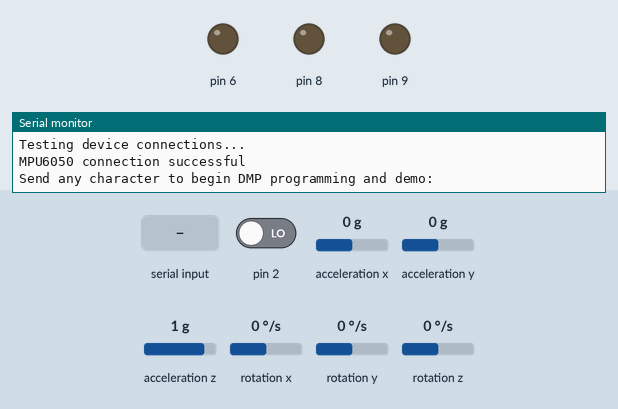
Simulated run of this sketch. Board: Arduino Uno, built with avr-gcc and run on an emulated ATmega328P. Shown: output pins drawn as LEDs (lit = HIGH), the last lines printed to the serial monitor. Inputs (shaded band) come from the test bench; at power-on: rotation z 0 °/s, acceleration x 0 g, acceleration z 1 g, pin 2 LOW, acceleration y 0 g, rotation x 0 °/s, rotation y 0 °/s. The sensor or clock chip raises its interrupt line as the real part does.

Above: at 0.9 s.
1.0 s: "1\n" received over Serial
At 2.2 s:
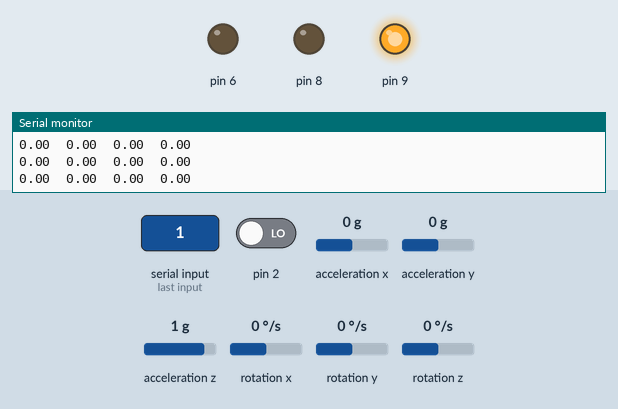
3.0 s: rotation z set to -192 °/s
At 5.6 s:
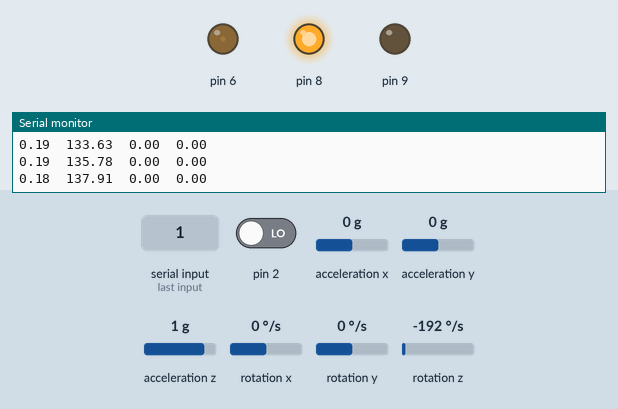
6.0 s: acceleration x set to -1.4 g
9.0 s: acceleration z set to -0.8 g
At 9.31 s:
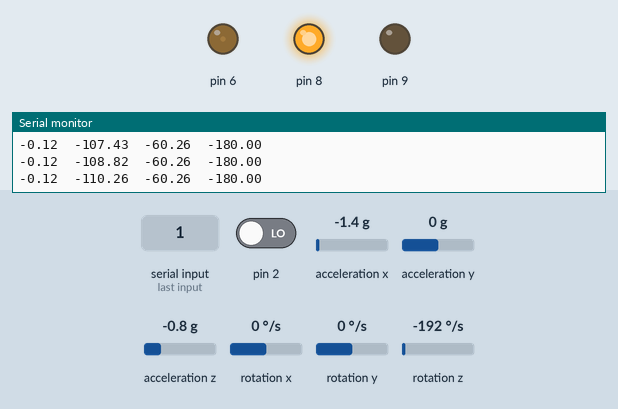
12.0 s: rotation z set to 192 °/s
At 14.66 s:
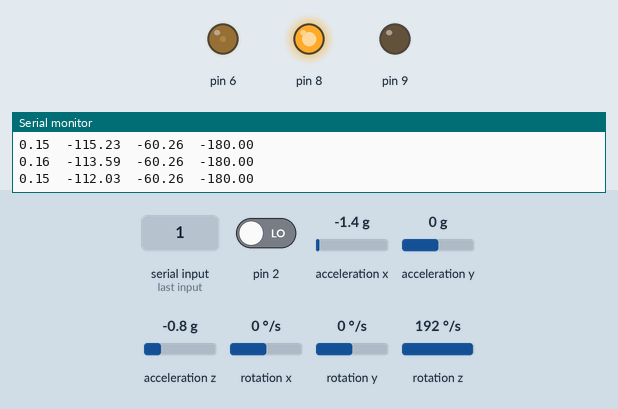
15.0 s: acceleration z set to 0.1 g
At 17.28 s:
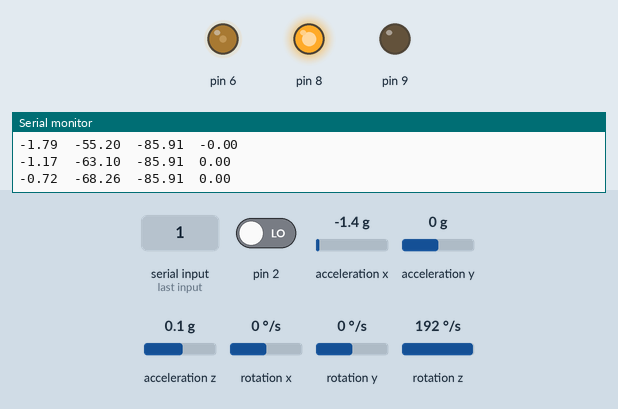
Timing chart, 0 to 19.0 s (numbered marks = the images above; inputs shaded):
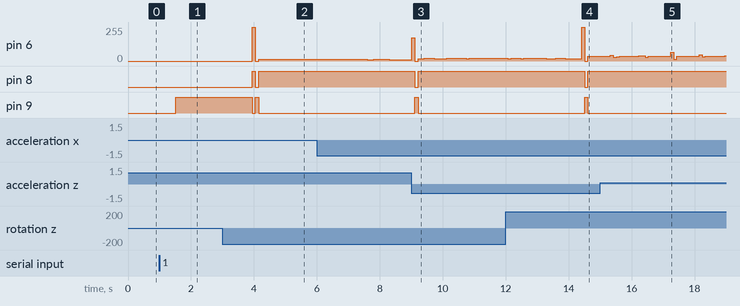

The sketch:

angvelPID.ino
```cpp
#include <PID_v1.h>
#include "I2Cdev.h"

#include "MPU6050_6Axis_MotionApps20.h"
//#include "MPU6050.h" // not necessary if using MotionApps include file

// Arduino Wire library is required if I2Cdev I2CDEV_ARDUINO_WIRE implementation
// is used in I2Cdev.h
#if I2CDEV_IMPLEMENTATION == I2CDEV_ARDUINO_WIRE
    #include "Wire.h"
#endif

// class default I2C address is 0x68
// specific I2C addresses may be passed as a parameter here
// AD0 low = 0x68 (default for SparkFun breakout and InvenSense evaluation board)
// AD0 high = 0x69
MPU6050 mpu;
//MPU6050 mpu(0x69); // <-- use for AD0 high

// uncomment "OUTPUT_READABLE_QUATERNION" if you want to see the actual
// quaternion components in a [w, x, y, z] format (not best for parsing
// on a remote host such as Processing or something though)
//#define OUTPUT_READABLE_QUATERNION

// uncomment "OUTPUT_READABLE_EULER" if you want to see Euler angles
// (in degrees) calculated from the quaternions coming from the FIFO.
// Note that Euler angles suffer from gimbal lock (for more info, see
// http://en.wikipedia.org/wiki/Gimbal_lock)
//#define OUTPUT_READABLE_EULER

// uncomment "OUTPUT_READABLE_YAWPITCHROLL" if you want to see the yaw/
// pitch/roll angles (in degrees) calculated from the quaternions coming
// from the FIFO. Note this also requires gravity vector calculations.
// Also note that yaw/pitch/roll angles suffer from gimbal lock (for
// more info, see: http://en.wikipedia.org/wiki/Gimbal_lock)
#define OUTPUT_READABLE_YAWPITCHROLL

// uncomment "OUTPUT_READABLE_REALACCEL" if you want to see acceleration
// components with gravity removed. This acceleration reference frame is
// not compensated for orientation, so +X is always +X according to the
// sensor, just without the effects of gravity. If you want acceleration
// compensated for orientation, us OUTPUT_READABLE_WORLDACCEL instead.
//#define OUTPUT_READABLE_REALACCEL

// uncomment "OUTPUT_READABLE_WORLDACCEL" if you want to see acceleration
// components with gravity removed and adjusted for the world frame of
// reference (yaw is relative to initial orientation, since no magnetometer
// is present in this case). Could be quite handy in some cases.
//#define OUTPUT_READABLE_WORLDACCEL

// uncomment "OUTPUT_TEAPOT" if you want output that matches the
// format used for the InvenSense teapot demo
//#define OUTPUT_TEAPOT


#define LED_PIN 13 // (Arduino is 13, Teensy is 11, Teensy++ is 6)
bool blinkState = false;


// MPU control/status vars
bool dmpReady = false;  // set true if DMP init was successful
uint8_t mpuIntStatus;   // holds actual interrupt status byte from MPU
uint8_t devStatus;      // return status after each device operation (0 = success, !0 = error)
uint16_t packetSize;    // expected DMP packet size (default is 42 bytes)
uint16_t fifoCount;     // count of all bytes currently in FIFO
uint8_t fifoBuffer[64]; // FIFO storage buffer

// orientation/motion vars
Quaternion q;           // [w, x, y, z]         quaternion container
VectorInt16 aa;         // [x, y, z]            accel sensor measurements
VectorInt16 aaReal;     // [x, y, z]            gravity-free accel sensor measurements
VectorInt16 aaWorld;    // [x, y, z]            world-frame accel sensor measurements
VectorFloat gravity;    // [x, y, z]            gravity vector
float euler[3];         // [psi, theta, phi]    Euler angle container
float ypr[3];
float lastangle;
float currentangle;
long int lasttime;
long int dt;
long int currenttime;
double angvel=0;
int flag=0;
int flag2=0;
double Setpoint, Input, Output;

//Specify the links and initial tuning parameters
double Kp=2, Ki=5, Kd=1;
PID myPID(&Input, &Output, &Setpoint, Kp, Ki, Kd, DIRECT);
// [yaw, pitch, roll]   yaw/pitch/roll container and gravity vector

// packet structure for InvenSense teapot demo
uint8_t teapotPacket[14] = { '$', 0x02, 0,0, 0,0, 0,0, 0,0, 0x00, 0x00, '\r', '\n' };


// ================================================================
// ===               INTERRUPT DETECTION ROUTINE                ===
// ================================================================

volatile bool mpuInterrupt = false;     // indicates whether MPU interrupt pin has gone high
void dmpDataReady() {
    mpuInterrupt = true;
}


// ================================================================
// ===                      INITIAL SETUP                       ===
// ================================================================

void setup() {
  Setpoint = 0;

  //turn the PID on
  myPID.SetMode(AUTOMATIC);
    // join I2C bus (I2Cdev library doesn't do this automatically)
    #if I2CDEV_IMPLEMENTATION == I2CDEV_ARDUINO_WIRE
        Wire.begin();
        TWBR = 24; // 400kHz I2C clock (200kHz if CPU is 8MHz). Comment this line if having compilation difficulties with TWBR.
    #elif I2CDEV_IMPLEMENTATION == I2CDEV_BUILTIN_FASTWIRE
        Fastwire::setup(400, true);
    #endif

    // initialize serial communication
    // (115200 chosen because it is required for Teapot Demo output, but it's
    // really up to you depending on your project)
    Serial.begin(115200);
    while (!Serial); // wait for Leonardo enumeration, others continue immediately

    // NOTE: 8MHz or slower host processors, like the Teensy @ 3.3v or Ardunio
    // Pro Mini running at 3.3v, cannot handle this baud rate reliably due to
    // the baud timing being too misaligned with processor ticks. You must use
    // 38400 or slower in these cases, or use some kind of external separate
    // crystal solution for the UART timer.

    // initialize device
    Serial.println(F("Initializing I2C devices..."));
    mpu.initialize();

    // verify connection
    Serial.println(F("Testing device connections..."));
    Serial.println(mpu.testConnection() ? F("MPU6050 connection successful") : F("MPU6050 connection failed"));

    // wait for ready
    Serial.println(F("\nSend any character to begin DMP programming and demo: "));
    while (Serial.available() && Serial.read()); // empty buffer
    while (!Serial.available());                 // wait for data
    while (Serial.available() && Serial.read()); // empty buffer again

    // load and configure the DMP
    Serial.println(F("Initializing DMP..."));
    devStatus = mpu.dmpInitialize();

    // supply your own gyro offsets here, scaled for min sensitivity
    mpu.setXGyroOffset(220);
    mpu.setYGyroOffset(76);
    mpu.setZGyroOffset(-85);
    mpu.setZAccelOffset(1788); // 1688 factory default for my test chip

    // make sure it worked (returns 0 if so)
    if (devStatus == 0) {
        // turn on the DMP, now that it's ready
        Serial.println(F("Enabling DMP..."));
        mpu.setDMPEnabled(true);

        // enable Arduino interrupt detection
        Serial.println(F("Enabling interrupt detection (Arduino external interrupt 0)..."));
        attachInterrupt(0, dmpDataReady, RISING);
        mpuIntStatus = mpu.getIntStatus();

        // set our DMP Ready flag so the main loop() function knows it's okay to use it
        Serial.println(F("DMP ready! Waiting for first interrupt..."));
        dmpReady = true;

        // get expected DMP packet size for later comparison
        packetSize = mpu.dmpGetFIFOPacketSize();
    } else {
        // ERROR!
        // 1 = initial memory load failed
        // 2 = DMP configuration updates failed
        // (if it's going to break, usually the code will be 1)
        Serial.print(F("DMP Initialization failed (code "));
        Serial.print(devStatus);
        Serial.println(F(")"));
    }

    // configure LED for output
    pinMode(6, OUTPUT);
    pinMode(9, OUTPUT);
    pinMode(8, OUTPUT);
}


// ================================================================
// ===                    MAIN PROGRAM LOOP                     ===
// ================================================================

void loop() {
    // if programming failed, don't try to do anything
    if (!dmpReady) return;

    // wait for MPU interrupt or extra packet(s) available
    while (!mpuInterrupt && fifoCount < packetSize) {
        // other program behavior stuff here
        // .
        // .
        // .
        // if you are really paranoid you can frequently test in between other
        // stuff to see if mpuInterrupt is true, and if so, "break;" from the
        // while() loop to immediately process the MPU data
        // .
        // .
        // .
    }

    // reset interrupt flag and get INT_STATUS byte
    mpuInterrupt = false;
    mpuIntStatus = mpu.getIntStatus();

    // get current FIFO count
    fifoCount = mpu.getFIFOCount();

    // check for overflow (this should never happen unless our code is too inefficient)
    if ((mpuIntStatus & 0x10) || fifoCount == 1024) {
        // reset so we can continue cleanly
        mpu.resetFIFO();
        Serial.println(F("FIFO overflow!"));

    // otherwise, check for DMP data ready interrupt (this should happen frequently)
    } else if (mpuIntStatus & 0x02) {
        // wait for correct available data length, should be a VERY short wait
        while (fifoCount < packetSize) fifoCount = mpu.getFIFOCount();

        // read a packet from FIFO
        mpu.getFIFOBytes(fifoBuffer, packetSize);

        // track FIFO count here in case there is > 1 packet available
        // (this lets us immediately read more without waiting for an interrupt)
        fifoCount -= packetSize;

        #ifdef OUTPUT_READABLE_QUATERNION
            // display quaternion values in easy matrix form: w x y z
            mpu.dmpGetQuaternion(&q, fifoBuffer);
            Serial.print("quat\t");
            Serial.print(q.w);
            Serial.print("\t");
            Serial.print(q.x);
            Serial.print("\t");
            Serial.print(q.y);
            Serial.print("\t");
            Serial.println(q.z);
        #endif

        #ifdef OUTPUT_READABLE_EULER
            // display Euler angles in degrees
            mpu.dmpGetQuaternion(&q, fifoBuffer);
            mpu.dmpGetEuler(euler, &q);
            Serial.print("euler\t");
            Serial.print(euler[0] * 180/M_PI);
            Serial.print("\t");
            Serial.print(euler[1] * 180/M_PI);
            Serial.print("\t");
            Serial.println(euler[2] * 180/M_PI);
        #endif

        #ifdef OUTPUT_READABLE_YAWPITCHROLL
            // display Euler angles in degrees
            mpu.dmpGetQuaternion(&q, fifoBuffer);
            mpu.dmpGetGravity(&gravity, &q);
            mpu.dmpGetYawPitchRoll(ypr, &q, &gravity);
           // Serial.print("ypr\t");
            Serial.print(ypr[0] * 180/M_PI);
            Serial.print("\t");
            Serial.print(ypr[1] * 180/M_PI);
            Serial.print("\t");
            Serial.println(ypr[2] * 180/M_PI);
            if(flag2)
                {
                  lastangle=ypr[0] * 180/M_PI;
                  lasttime=millis();
                }
            flag2=0;
            currentangle=ypr[0] * 180/M_PI;
            currenttime=millis();

            if(flag)
                  {
                    dt=currenttime-lasttime;
                    angvel=(double(currentangle-lastangle)/dt);
                    lastangle=currentangle;
                    lasttime=currenttime;
                   }
             flag=1;
             Serial.print(angvel);
             Serial.print("\t");
             Input=angvel;
        #endif


        #ifdef OUTPUT_READABLE_REALACCEL
            // display real acceleration, adjusted to remove gravity
            mpu.dmpGetQuaternion(&q, fifoBuffer);
            mpu.dmpGetAccel(&aa, fifoBuffer);
            mpu.dmpGetGravity(&gravity, &q);
            mpu.dmpGetLinearAccel(&aaReal, &aa, &gravity);
            Serial.print("areal\t");
            Serial.print(aaReal.x);
            Serial.print("\t");
            Serial.print(aaReal.y);
            Serial.print("\t");
            Serial.println(aaReal.z);
        #endif

        #ifdef OUTPUT_READABLE_WORLDACCEL
            // display initial world-frame acceleration, adjusted to remove gravity
            // and rotated based on known orientation from quaternion
            mpu.dmpGetQuaternion(&q, fifoBuffer);
            mpu.dmpGetAccel(&aa, fifoBuffer);
            mpu.dmpGetGravity(&gravity, &q);
            mpu.dmpGetLinearAccel(&aaReal, &aa, &gravity);
            mpu.dmpGetLinearAccelInWorld(&aaWorld, &aaReal, &q);
            Serial.print("aworld\t");
            Serial.print(aaWorld.x);
            Serial.print("\t");
            Serial.print(aaWorld.y);
            Serial.print("\t");
            Serial.println(aaWorld.z);
        #endif

        #ifdef OUTPUT_TEAPOT
            // display quaternion values in InvenSense Teapot demo format:
            teapotPacket[2] = fifoBuffer[0];
            teapotPacket[3] = fifoBuffer[1];
            teapotPacket[4] = fifoBuffer[4];
            teapotPacket[5] = fifoBuffer[5];
            teapotPacket[6] = fifoBuffer[8];
            teapotPacket[7] = fifoBuffer[9];
            teapotPacket[8] = fifoBuffer[12];
            teapotPacket[9] = fifoBuffer[13];
            Serial.write(teapotPacket, 14);
            teapotPacket[11]++; // packetCount, loops at 0xFF on purpose
        #endif

        // blink LED to indicate activity
          blinkState = !blinkState;
          digitalWrite(LED_PIN, blinkState);
          myPID.Compute();
          if(Output)
          {

          digitalWrite(8,HIGH);
          digitalWrite(9,LOW);
          analogWrite(6, Output);
    }
    else{
      Output=-1*Output;
       digitalWrite(8,LOW);
          digitalWrite(9,HIGH);
          analogWrite(6, Output);

    }
    }
}
```

Measured:
- after the input at 1.0 s, pin 9: LOW → HIGH after 0.52 s
- after the input at 3.0 s, pin 6: 0/255 → 255/255 after 0.95 s, → 0/255 0.10 s later, → 15/255 0.10 s later, → 14/255 0.61 s later, … (9 changes in this stretch); pin 8: LOW → HIGH after 0.95 s, → LOW 0.10 s later, → HIGH 0.10 s later; pin 9: HIGH → LOW after 0.95 s, → HIGH 0.10 s later, → LOW 0.10 s later
- after the input at 9.0 s, pin 8: HIGH → LOW after 0.11 s, → HIGH 0.10 s later; pin 9: LOW → HIGH after 0.11 s, → LOW 0.10 s later
- after the input at 12.0 s, pin 8: HIGH → LOW after 2.5 s, → HIGH 0.10 s later; pin 9: LOW → HIGH after 2.5 s, → LOW 0.10 s later
- after the input at 15.0 s, pin 8: stays HIGH (without the input it goes to LOW after 3.3 s); pin 9: stays LOW (without the input it goes to HIGH after 3.3 s)
